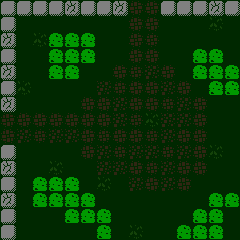

The image is a tile-based game level rendered from a .tmx file. Its description and complete source (layers, tilesets, objects, tile grids) follow:
An orthogonal 15x15 tile map with 16x16 px tiles, 2 tile layers (floor, wall).

<map version="1.10" tiledversion="2025.05.05" orientation="orthogonal" renderorder="right-down" width="15" height="15" tilewidth="16" tileheight="16" infinite="0" nextlayerid="4" nextobjectid="1">
 <tileset firstgid="1" source="../../tiles/battle/farm.tsx" />
 <layer id="1" name="floor" width="15" height="15">
  <data encoding="csv">
4,4,4,4,4,4,4,4,14,14,4,4,4,4,4,
4,4,4,4,4,4,4,4,14,14,4,4,4,17,4,
4,4,17,4,4,4,4,4,14,13,4,4,4,4,4,
4,4,4,4,4,4,4,4,14,14,4,4,4,4,4,
4,4,4,4,4,4,4,14,13,12,14,4,4,4,4,
4,17,4,4,4,4,12,13,14,14,12,14,4,4,4,
4,4,4,4,4,14,14,12,14,14,13,12,14,4,4,
14,14,14,14,14,14,14,12,13,17,12,12,14,4,4,
14,12,13,12,12,14,13,14,14,13,12,14,14,4,4,
4,4,4,4,4,14,12,13,12,12,13,12,14,17,4,
4,4,4,17,4,4,12,12,14,13,12,14,14,4,4,
4,4,4,4,4,4,17,4,12,14,12,14,4,4,4,
4,4,4,4,4,4,4,4,4,4,4,4,4,4,4,
4,4,4,4,4,4,4,4,4,4,4,4,4,4,4,
4,4,4,4,4,4,4,4,17,4,4,4,4,4,4
</data>
 </layer>
 <layer id="3" name="wall" width="15" height="15">
  <data encoding="csv">
38,38,38,38,39,38,38,39,0,0,38,38,38,39,38,
38,0,0,0,0,0,0,0,0,0,0,0,0,0,0,
39,0,0,37,37,37,0,0,0,0,0,0,0,0,0,
38,0,0,37,37,37,0,0,0,0,0,0,37,37,0,
39,0,0,37,37,0,0,0,0,0,0,0,37,37,37,
38,0,0,0,0,0,0,0,0,0,0,0,0,37,37,
39,0,0,0,0,0,0,0,0,0,0,0,0,0,0,
0,0,0,0,0,0,0,0,0,0,0,0,0,0,0,
0,0,0,0,0,0,0,0,0,0,0,0,0,0,0,
38,0,0,0,0,0,0,0,0,0,0,0,0,0,0,
39,0,0,0,0,0,0,0,0,0,0,0,0,0,0,
38,0,37,37,37,0,0,0,0,0,0,0,0,0,0,
39,0,37,37,37,37,0,0,0,0,0,0,0,37,37,
38,0,0,0,37,37,37,0,0,0,0,0,37,37,0,
38,0,0,0,0,0,37,0,0,0,0,37,37,37,0
</data>
 </layer>
</map>
